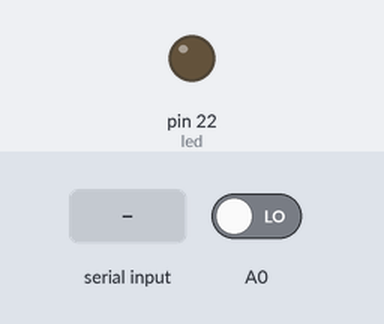
A sketch run on a simulated Arduino Mega 2560, built with avr-gcc and run on an emulated ATmega2560. On the bench: output pins drawn as LEDs (lit = HIGH). The inputs (shaded band) are chosen by the test bench; at power-on: A0 LOW. What the sketch prints to the serial monitor is not drawn.

Above: at 1.2 s.
1.3 s: "onU2m" received over Serial
At 2.4 s:
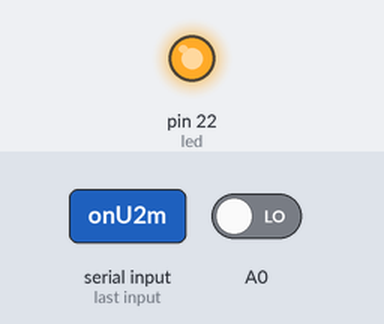
4.5 s: "offU2m" received over Serial
At 5.0 s:
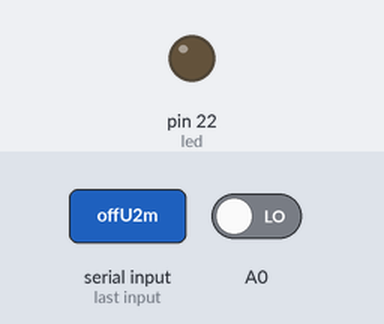
Timing chart, 0 to 7.5 s (numbered marks = the images above; inputs shaded):
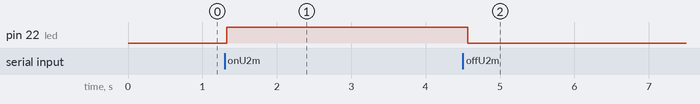

The sketch:

maga.ino
```cpp
int led = 22;

void setup() {
  pinMode(led, OUTPUT);
  pinMode(A0, INPUT);

  Serial.begin(9600);
}

void loop() {
  //sending operation
  if (digitalRead(A0) == 1) {
    Serial.print("onM2u");
  }
  else {
    Serial.print("offM2u");
  }
  delay(50); //delay for sending data

  //receiving operation
  String s = "";
  while (Serial.available()) {
    s += (char)Serial.read();
    delay(5);
  }
  if (s == "onU2m") {
    digitalWrite(led, 1);
  }
  else if (s == "offU2m") {
    digitalWrite(led, 0);
  }
}
```

Measured:
- after the input at 1.3 s, pin 22 (led): LOW → HIGH at once
- after the input at 4.5 s, pin 22 (led): HIGH → LOW after 0.07 s
